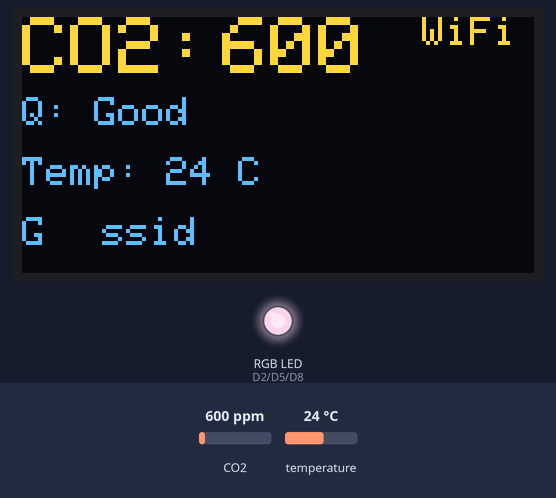
Bench run of a sketch on a simulated ESP8266 (NodeMCU). Shown: 128×64 one-colour display, an RGB LED mixed from three pins (HIGH = lit). The inputs (shaded band) are chosen by the test bench; at power-on: CO2 600 ppm, temperature 24 °C. The OLED is the two-colour kind (top 16 rows yellow); WiFi joins after 1.5 s; servers stay silent unless stated; a WiFi scan finds three made-up networks; uploads are accepted with an empty reply; random numbers use the default seed unless the sketch sets one; what the sketch prints to the serial monitor is not drawn.

Above: at 10.1 s.
10.2 s: CO2 set to 1163 ppm
At 12.3 s:
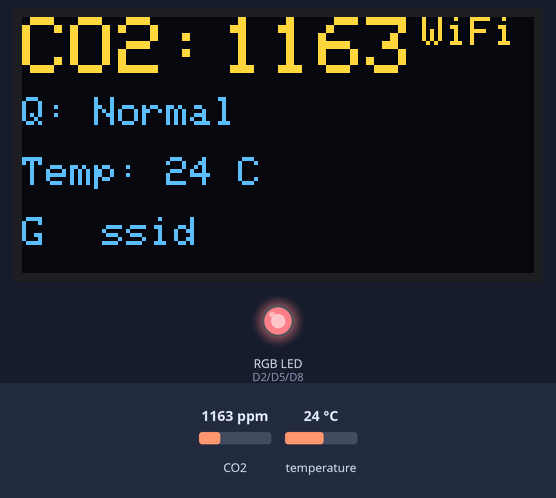
16.0 s: CO2 set to 1230 ppm
At 17.9 s:
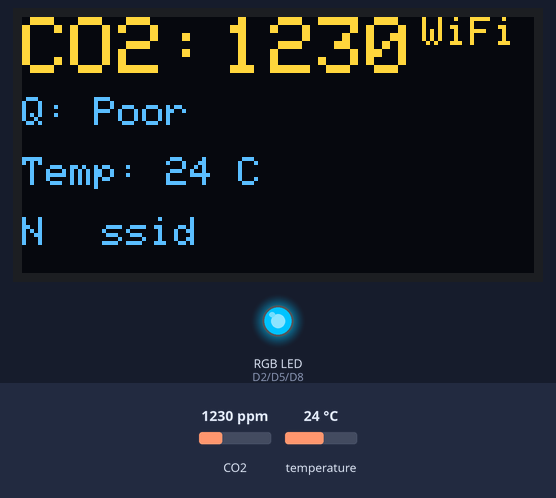
21.8 s: CO2 set to 452 ppm
At 24.7 s:
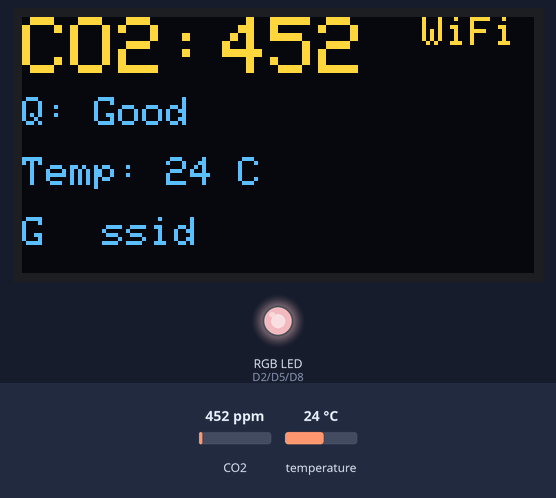
27.6 s: CO2 set to 1700 ppm
At 30.2 s:
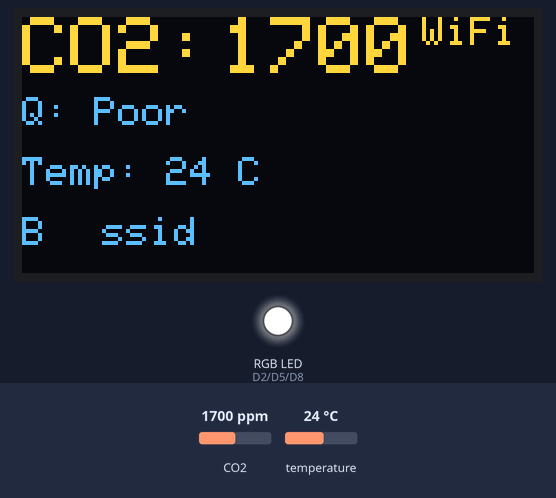
33.1 s: CO2 set to 1964 ppm
At 36.9 s:
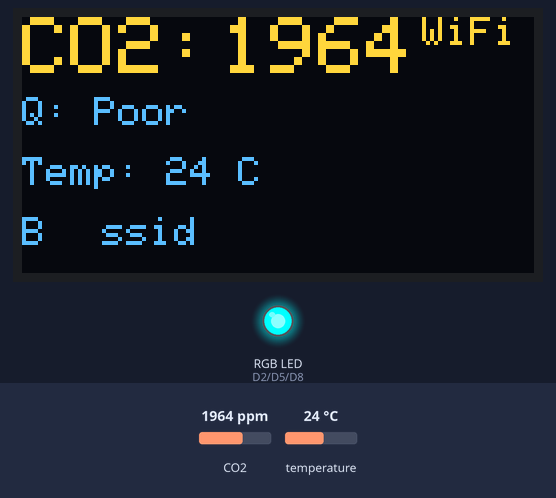
37.2 s: CO2 set to 2025 ppm
At 38.2 s:
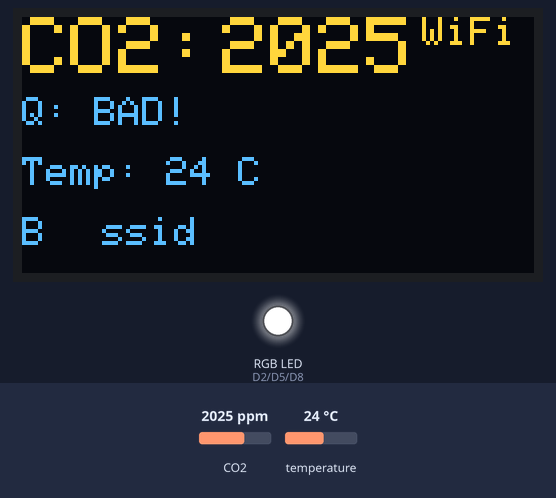
Timing chart, 0 to 44.0 s (numbered marks = the images above; inputs shaded):
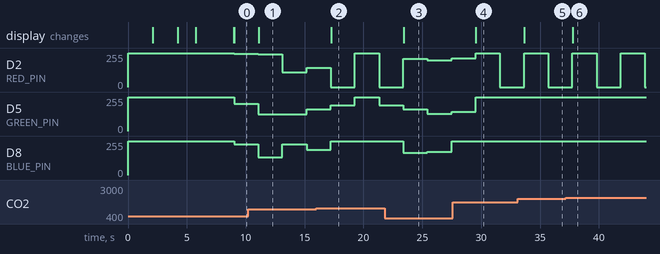

The sketch:

skech.ino
```cpp
#include <Wire.h>
#include <Adafruit_GFX.h>
#include <Adafruit_SSD1306.h>
#include <MHZ19.h>
#include <SoftwareSerial.h>
#include <ESP8266WiFi.h>
#include <ESP8266HTTPClient.h>
#include <WiFiClientSecureBearSSL.h>

// ----- НАСТРОЙКИ OLED ДИСПЛЕЯ -----
#define SCREEN_WIDTH 128
#define SCREEN_HEIGHT 64
#define OLED_RESET -1
Adafruit_SSD1306 display(SCREEN_WIDTH, SCREEN_HEIGHT, &Wire, OLED_RESET);

// ----- НАСТРОЙКИ ДАТЧИКА MH-Z19C -----
#define MHZ19_RX_PIN D6
#define MHZ19_TX_PIN D7
SoftwareSerial mySerial(MHZ19_RX_PIN, MHZ19_TX_PIN);
MHZ19 myMHZ19;

// ----- НАСТРОЙКИ RGB СВЕТОДИОДА -----
#define RED_PIN D2    // GPIO4 - красный
#define GREEN_PIN D5  // GPIO14 - зеленый
#define BLUE_PIN D8   // GPIO15 - синий

// ===== НАСТРОЙКИ WI-FI (НЕСКОЛЬКО СЕТЕЙ) =====
struct WiFiNetwork {
  const char* ssid;
  const char* password;
};

// Список доступных WiFi сетей
WiFiNetwork networks[] = {
  { "ssid", "passwd" },
  { "ssid2", "passwd2" },
  { "ssid3", "passwd3" }

};

const int networkCount = sizeof(networks) / sizeof(networks[0]);
int currentNetworkIndex = 0;
String connectedSSID = "";

// ----- НАСТРОЙКИ TELEGRAM -----
const char* BOT_TOKEN = "8517364120:AAEkb5pyhiwufhO2MtnsFW0sgn8TOhr6mwPPg";
const char* CHAT_ID = "256532826";
const unsigned long SEND_INTERVAL = 600000; //Раз в 10 минут

// ----- ПЕРЕМЕННЫЕ ДЛЯ RGB -----
enum LEDMode {
  NORMAL_RAINBOW,
  YELLOW_BLINK,
  RED_BLINK
};

LEDMode currentMode = NORMAL_RAINBOW;
LEDMode lastMode = NORMAL_RAINBOW;

unsigned long lastLEDUpdate = 0;
const int LED_UPDATE_INTERVAL = 30;

bool blinkState = false;
unsigned long lastBlinkTime = 0;
const int YELLOW_BLINK_INTERVAL = 500;
const int RED_BLINK_INTERVAL = 300;

float hue = 0.0;
float pulseBrightness = 0.0;
int pulseDirection = 1;
unsigned long lastPulseUpdate = 0;
const int PULSE_SPEED = 8;

// ----- ОБЩИЕ ПЕРЕМЕННЫЕ -----
unsigned long startTime = 0;
unsigned long lastSendTime = 0;
bool wifiConnected = false;
unsigned long lastReconnectAttempt = 0;
const unsigned long RECONNECT_INTERVAL = 60000;  // Попытка переподключения каждую минуту

void setup() {
  Serial.begin(115200);
  Serial.println();
  Serial.println("================================");
  Serial.println("CO2 МОНИТОР С OLED ДИСПЛЕЕМ");
  Serial.println("================================");

  // Настройка RGB пинов
  pinMode(RED_PIN, OUTPUT);
  pinMode(GREEN_PIN, OUTPUT);
  pinMode(BLUE_PIN, OUTPUT);

  // Гасим светодиод
  setRGBColor(0, 0, 0, 1, 10, 10);

  // Инициализация OLED дисплея
  Serial.println("Инициализация OLED дисплея...");
  Wire.begin(D14, D15);

  if (!display.begin(SSD1306_SWITCHCAPVCC, 0x3C)) {
    Serial.println("Ошибка инициализации SSD1306!");
    for (;;)
      ;
  }

  display.clearDisplay();
  display.setTextSize(1);
  display.setTextColor(SSD1306_WHITE);
  display.setCursor(0, 0);
  display.println("CO2 Monitor");
  display.setCursor(0, 16);
  display.println("OLED Ready");
  display.display();

  Serial.println("OLED дисплей OK");
  delay(2000);

  // Инициализация датчика
  Serial.println("Инициализация датчика...");
  mySerial.begin(9600);
  myMHZ19.begin(mySerial);
  myMHZ19.autoCalibration(false);

  Serial.println("Датчик инициализирован");

  // Подключение к WiFi (перебираем все сети)
  connectToWiFi();

  // Если WiFi не подключился, показываем сообщение
  if (!wifiConnected) {
    display.clearDisplay();
    display.setCursor(0, 0);
    display.println("No WiFi!");
    display.setCursor(0, 16);
    display.println("Check networks");
    display.display();
    delay(3000);
  }

  display.clearDisplay();
  display.setCursor(0, 0);
  display.println("Warming up...");
  display.setCursor(0, 16);
  display.println("3 min");
  display.display();

  startTime = millis();
}

// ===== НОВАЯ ФУНКЦИЯ ДЛЯ ПОДКЛЮЧЕНИЯ К WI-FI =====
void connectToWiFi() {
  display.clearDisplay();
  display.setCursor(0, 0);
  display.println("Scanning WiFi...");
  display.display();

  Serial.println("\n=== Поиск доступных WiFi сетей ===");

  WiFi.mode(WIFI_STA);
  WiFi.disconnect();
  delay(100);

  int networksFound = WiFi.scanNetworks();
  Serial.print("Найдено сетей: ");
  Serial.println(networksFound);

  if (networksFound == 0) {
    Serial.println("Сети не найдены!");
    wifiConnected = false;
    return;
  }

  // Сначала показываем найденные сети
  for (int i = 0; i < networksFound; i++) {
    Serial.print(i + 1);
    Serial.print(": ");
    Serial.print(WiFi.SSID(i));
    Serial.print(" (");
    Serial.print(WiFi.RSSI(i));
    Serial.println(" dBm)");
  }

  Serial.println("\n=== Пробуем подключиться к известным сетям ===");

  // Перебираем все наши сохраненные сети
  for (int n = 0; n < networkCount; n++) {
    Serial.print("Пробуем: ");
    Serial.println(networks[n].ssid);

    display.clearDisplay();
    display.setCursor(0, 0);
    display.println("Connecting to:");
    display.setCursor(0, 16);
    display.println(networks[n].ssid);
    display.display();

    WiFi.begin(networks[n].ssid, networks[n].password);

    int attempts = 0;
    while (WiFi.status() != WL_CONNECTED && attempts < 20) {
      delay(500);
      Serial.print(".");
      attempts++;
    }

    if (WiFi.status() == WL_CONNECTED) {
      wifiConnected = true;
      connectedSSID = networks[n].ssid;
      currentNetworkIndex = n;

      Serial.println("\n✓ Подключено!");
      Serial.print("SSID: ");
      Serial.println(connectedSSID);
      Serial.print("IP: ");
      Serial.println(WiFi.localIP());

      display.clearDisplay();
      display.setCursor(0, 0);
      display.println("WiFi OK!");
      display.setCursor(0, 16);
      display.println(connectedSSID);
      display.setCursor(0, 32);
      display.println(WiFi.localIP());
      display.display();

      // Отправляем сообщение о подключении
      String msg = "✅ Подключено к WiFi:\n";
      msg += "📶 " + connectedSSID + "\n";
      msg += "🌐 IP: " + WiFi.localIP().toString();
      sendToTelegram(msg);

      delay(3000);
      return;
    }

    Serial.println("\n✗ Не удалось подключиться");
  }

  // Если ни одна сеть не подошла
  wifiConnected = false;
  connectedSSID = "";

  Serial.println("\n=== Не удалось подключиться ни к одной сети ===");

  display.clearDisplay();
  display.setCursor(0, 0);
  display.println("WiFi ERROR!");
  display.setCursor(0, 16);
  display.println("No connection");
  display.display();
}

// ===== ФУНКЦИЯ ПЕРИОДИЧЕСКОЙ ПРОВЕРКИ WI-FI =====
void checkWiFiConnection() {
  if (wifiConnected) {
    // Если подключены, проверяем статус
    if (WiFi.status() != WL_CONNECTED) {
      Serial.println("Потеряно соединение с WiFi!");
      wifiConnected = false;

      display.clearDisplay();
      display.setCursor(0, 0);
      display.println("WiFi Lost!");
      display.display();

      lastReconnectAttempt = millis();
    }
  } else {
    // Если не подключены, пробуем переподключиться каждые RECONNECT_INTERVAL
    if (millis() - lastReconnectAttempt > RECONNECT_INTERVAL) {
      Serial.println("Попытка переподключения к WiFi...");
      connectToWiFi();
      lastReconnectAttempt = millis();
    }
  }
}

void loop() {
  // Проверка WiFi соединения
  checkWiFiConnection();

  // Чтение данных с датчика
  int co2ppm = myMHZ19.getCO2();
  int temperature = myMHZ19.getTemperature();

  // Расчет времени работы
  unsigned long elapsedSeconds = (millis() - startTime) / 1000;
  int minutes = elapsedSeconds / 60;
  int seconds = elapsedSeconds % 60;

  // Вывод в монитор порта
  Serial.print("Время: ");
  Serial.print(minutes);
  Serial.print("м ");
  Serial.print(seconds);
  Serial.print("с | CO2: ");

  if (co2ppm > 0 && co2ppm < 5000) {
    Serial.print(co2ppm);
    Serial.print(" ppm");

    if (co2ppm < 800) Serial.print(" | Хорошее");
    else if (co2ppm < 1200) Serial.print(" | Нормальное");
    else if (co2ppm < 2000) Serial.print(" | Плохое");
    else Serial.print(" | Опасно!");

  } else {
    Serial.print("ОЖИДАНИЕ");
  }

  Serial.print(" | Температура: ");

  if (temperature > 0 && temperature < 60) {
    Serial.print(temperature);
    Serial.println(" C");
  } else {
    Serial.println("--- C");
  }

  // Определяем режим RGB
  if (co2ppm > 0 && co2ppm < 5000) {
    if (co2ppm >= 1300) {
      currentMode = RED_BLINK;
    } else if (co2ppm >= 1200) {
      currentMode = YELLOW_BLINK;
    } else {
      currentMode = NORMAL_RAINBOW;
    }
  }

  if (currentMode != lastMode) {
    pulseBrightness = 50;
    pulseDirection = 1;
    lastMode = currentMode;
  }

  updateLED();

  // Вывод на OLED дисплей
  display.clearDisplay();

  if (co2ppm > 0 && co2ppm < 5000) {
    // Первая строка - CO2 крупно
    display.setTextSize(2);
    display.setCursor(0, 0);
    display.print("CO2:");
    display.setCursor(50, 0);
    display.print(co2ppm);

    // Вторая строка - качество и WiFi статус
    display.setTextSize(1);
    display.setCursor(0, 20);
    display.print("Q: ");
    if (co2ppm < 800) display.print("Good");
    else if (co2ppm < 1200) display.print("Normal");
    else if (co2ppm < 2000) display.print("Poor");
    else display.print("BAD!");

    // Индикатор WiFi в верхнем углу
    display.setCursor(100, 0);
    if (wifiConnected) {
      display.print("WiFi");
    } else {
      display.print("NoWF");
    }

    // Третья строка - температура
    display.setCursor(0, 35);
    display.print("Temp: ");
    display.print(temperature);
    display.print(" C");

    // Четвертая строка - режим RGB и SSID
    display.setCursor(0, 50);

    // Режим RGB
    if (currentMode == NORMAL_RAINBOW) display.print("G");
    else if (currentMode == YELLOW_BLINK) display.print("N");
    else display.print("B");

    // SSID сети (если подключены)
    if (wifiConnected && connectedSSID.length() > 0) {
      display.setCursor(20, 50);
      // Обрезаем SSID если слишком длинный
      String shortSSID = connectedSSID.substring(0, 8);
      display.print(shortSSID);
    }

  } else {
    // Режим прогрева
    display.setTextSize(2);
    display.setCursor(0, 0);
    display.print("Warm up");

    display.setTextSize(1);
    display.setCursor(0, 25);
    display.print("Time: ");
    display.print(minutes);
    display.print("m ");
    display.print(seconds);
    display.print("s");

    if (wifiConnected && millis() - lastSendTime >= SEND_INTERVAL) {
      lastSendTime = millis();
    }
  }

  display.display();
  int test_time = millis() - lastSendTime;

  // Отправка в Telegram
  if (wifiConnected && millis() - lastSendTime >= SEND_INTERVAL && co2ppm > 0) {
    Serial.print("Отправляю в телеграмм");
    sendCO2ToTelegram(co2ppm, temperature);
    lastSendTime = millis();
  }else{
    Serial.print("Нет отправлять в telegramm \n");
    Serial.print("Условие: ");
    Serial.print(test_time);
    Serial.print(" >= ");
    Serial.print(SEND_INTERVAL);
    Serial.print("  ");
    Serial.print("Wifi connect: ");
    Serial.print(wifiConnected);
    Serial.print(" CO2 ");
    Serial.print(co2ppm);
    Serial.print(" \n");
  }

  //Serial.println("----------------------------");
  delay(2000);
}

// ===== ФУНКЦИИ ДЛЯ RGB =====
void setRGBColor(int red, int green, int blue, int stepR, int stepG, int stepB) {
  analogWrite(RED_PIN, 255 - red);
  analogWrite(GREEN_PIN, 255 - green);
  analogWrite(BLUE_PIN, 255 - blue);
  //Serial.print("!!! Цвет: ");
  //Serial.print(red);
  //Serial.print(" ");
  //Serial.print(green);
  //Serial.print(" ");
  //Serial.print(blue);
  //Serial.print(" SR:");
  //Serial.print(stepR);
  //Serial.print(" SG:");
  //Serial.print(stepG);
  //Serial.print(" SB:");
  //Serial.print(stepB);
  //Serial.println(" !!!");
}

// Глобальные переменные для RGB
int currentR = 0, currentG = 0, currentB = 0;
int targetMinR, targetMinG, targetMinB;
int targetMax, targetMaxR, targetMaxG, targetMaxB;
int stepR, stepG, stepB;
int phase = 0;
unsigned long nextColorTime = 0;

void updateLED() {
  unsigned long currentMillis = millis();

  switch (currentMode) {
    case NORMAL_RAINBOW:
      targetMax = 150;
      stepR = random(0, 150);
      stepG = random(0, 150);
      stepB = random(0, 150);
      setRGBColor(stepR, stepG, stepB, stepR, stepG, stepB);

      break;

    case YELLOW_BLINK:
      if (currentMillis - lastBlinkTime >= YELLOW_BLINK_INTERVAL) {
        blinkState = !blinkState;
        if (blinkState) {
          setRGBColor(255, 60, 0, stepR, stepG, stepB);
          Serial.println("Желтый ВКЛ \n");
        } else {
          setRGBColor(0, 0, 0, 1, 10, 10);
          Serial.println("Желтый ВЫКЛ \n");
        }
        lastBlinkTime = currentMillis;
      }
      break;

    case RED_BLINK:
      if (currentMillis - lastBlinkTime >= RED_BLINK_INTERVAL) {
        blinkState = !blinkState;
        if (blinkState) {
          setRGBColor(255, 0, 0, stepR, stepG, stepB);
          Serial.println("Красный ВКЛ\n");
        } else {
          setRGBColor(0, 0, 0, 1, 10, 10);
          Serial.println("Красный ВЫКЛ \n");
        }
        lastBlinkTime = currentMillis;
      }
      break;
  }
}

// ===== ФУНКЦИИ ДЛЯ TELEGRAM =====
void sendToTelegram(String message) {
  if (!wifiConnected || WiFi.status() != WL_CONNECTED) {
    Serial.println("WiFi не подключен \n");
    return;
  }else{
    Serial.println("WiFi подключен \n");
  }

  std::unique_ptr<BearSSL::WiFiClientSecure> client(new BearSSL::WiFiClientSecure);
  client->setInsecure();
  HTTPClient https;

  String url = "https://murad.serveminecraft.net:8443/bot" + String(BOT_TOKEN) + "/sendMessage";
  //String url = "https://api.telegram.org/bot" + String(BOT_TOKEN) + "/sendMessage";

  if (https.begin(*client, url)) {
    https.addHeader("Content-Type", "application/json");

    String payload = "{\"chat_id\":\"" + String(CHAT_ID) + "\", \"text\":\"" + message + "\", \"parse_mode\":\"HTML\"}";
    //String payload = "{\"chat_id\":\"" + String(CHAT_ID) + "\", \"text\":\"" + message + "\"}";

    int httpCode = https.POST(payload.c_str());

    if (httpCode > 0) {
      Serial.println("Сообщение отправлено в Telegram \n");
    } else {
      Serial.printf("Ошибка отправки: %s\n", https.errorToString(httpCode).c_str());
    }
    https.end();
  }
}

void sendCO2ToTelegram(int co2, int temp) {
  String quality;
  String emoji;

  if (co2 < 800) {
    quality = "Хорошее";
    emoji = "✅";
  } else if (co2 < 1200) {
    quality = "Нормальное";
    emoji = "⚠️";
  } else if (co2 < 2000) {
    quality = "Плохое";
    emoji = "⚠️⚠️";
  } else {
    quality = "ОПАСНОЕ!";
    emoji = "❌❌❌";
  }

  String message = "📊 <b>Показания CO2</b>\n\n";
  message += "• CO₂: <b>" + String(co2) + " ppm</b>\n";
  message += "• Температура: <b>" + String(temp) + "°C</b>\n";
  message += "• Качество: " + emoji + " " + quality + "\n";

  message += "• Индикация: ";
  if (co2 < 1000) message += "🟢 Радуга";
  else if (co2 < 1300) message += "🟡 Желтая пульсация";
  else message += "🔴 Красная пульсация";

  // Добавляем информацию о WiFi сети
  if (wifiConnected) {
    message += "\n• 📶 " + connectedSSID;
  }

  sendToTelegram(message);
}
```

Measured:
- the behaviour switches between 1199 and 1200 ppm on CO2 (found by bisection; images 1 and 2)
- the behaviour switches between 1999 and 2000 ppm on CO2 (found by bisection; images 5 and 6)
- after the input at 10.2 s, the display: changes after 0.89 s (image 1)
- after the input at 16.0 s, the display: changes after 1.2 s (image 2)
- after the input at 21.8 s, D8 (BLUE_PIN): 255/255 → 168/255 after 1.6 s, → 176/255 2.1 s later, → 252/255 2.1 s later; the display: changes after 1.6 s (image 3)
- after the input at 27.6 s, the display: changes after 2.0 s (image 4)
- after the input at 33.1 s, the display: changes after 0.57 s (image 5)
- after the input at 37.2 s, the display: changes after 0.57 s (image 6)
